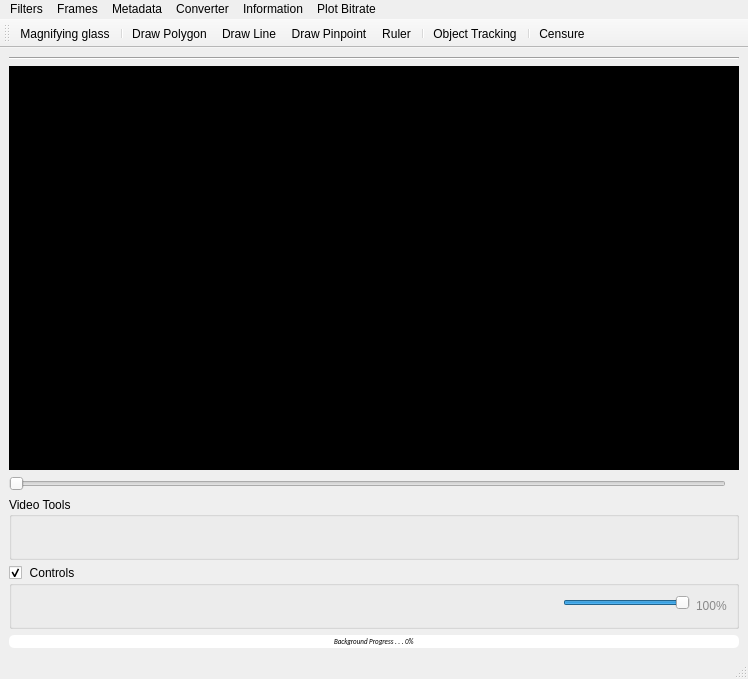
 <widget class="QMainWindow" name="PlayerWindow">
  <property name="geometry">
   <rect>
    <x>0</x>
    <y>0</y>
    <width>748</width>
    <height>679</height>
   </rect>
  </property>
  <property name="sizePolicy">
   <sizepolicy hsizetype="Expanding" vsizetype="Expanding">
    <horstretch>0</horstretch>
    <verstretch>0</verstretch>
   </sizepolicy>
  </property>
  <property name="contextMenuPolicy">
   <enum>Qt::NoContextMenu</enum>
  </property>
  <property name="acceptDrops">
   <bool>true</bool>
  </property>
  <property name="windowTitle">
   <string>Player</string>
  </property>
  <property name="windowIcon">
   <iconset resource="resources.qrc">
    <normaloff>:/imgFMV/images/icon.png</normaloff>:/imgFMV/images/icon.png</iconset>
  </property>
  <property name="windowOpacity">
   <double>1.000000000000000</double>
  </property>
  <property name="locale">
   <locale language="English" country="UnitedStates"/>
  </property>
  <property name="dockNestingEnabled">
   <bool>true</bool>
  </property>
  <widget class="QWidget" name="centralwidget">
   <layout class="QVBoxLayout" name="verticalLayout">
    <item>
     <widget class="Line" name="line">
      <property name="orientation">
       <enum>Qt::Horizontal</enum>
      </property>
     </widget>
    </item>
    <item>
     <widget class="VideoWidget" name="videoWidget" native="true">
      <property name="sizePolicy">
       <sizepolicy hsizetype="Expanding" vsizetype="Expanding">
        <horstretch>3</horstretch>
        <verstretch>3</verstretch>
       </sizepolicy>
      </property>
      <property name="minimumSize">
       <size>
        <width>0</width>
        <height>350</height>
       </size>
      </property>
      <property name="mouseTracking">
       <bool>true</bool>
      </property>
      <property name="contextMenuPolicy">
       <enum>Qt::CustomContextMenu</enum>
      </property>
      <property name="toolTip">
       <string/>
      </property>
      <property name="styleSheet">
       <string notr="true">QWidget {
 background-color:black;
 } </string>
      </property>
     </widget>
    </item>
    <item>
     <layout class="QHBoxLayout" name="horizontalLayout_2">
      <item>
       <widget class="QSlider" name="sliderDuration">
        <property name="sizePolicy">
         <sizepolicy hsizetype="Expanding" vsizetype="Fixed">
          <horstretch>0</horstretch>
          <verstretch>0</verstretch>
         </sizepolicy>
        </property>
        <property name="minimum">
         <number>0</number>
        </property>
        <property name="maximum">
         <number>100</number>
        </property>
        <property name="orientation">
         <enum>Qt::Horizontal</enum>
        </property>
       </widget>
      </item>
      <item>
       <widget class="QLabel" name="labelDuration">
        <property name="text">
         <string/>
        </property>
       </widget>
      </item>
     </layout>
    </item>
    <item>
     <widget class="QGroupBox" name="groupBox">
      <property name="title">
       <string>Video Tools</string>
      </property>
      <layout class="QHBoxLayout" name="horizontalLayout_3">
       <item>
        <widget class="QPushButton" name="btn_Color">
         <property name="enabled">
          <bool>false</bool>
         </property>
         <property name="sizePolicy">
          <sizepolicy hsizetype="Preferred" vsizetype="Fixed">
           <horstretch>0</horstretch>
           <verstretch>0</verstretch>
          </sizepolicy>
         </property>
         <property name="cursor">
          <cursorShape>PointingHandCursor</cursorShape>
         </property>
         <property name="toolTip">
          <string>&lt;html&gt;&lt;head/&gt;&lt;body&gt;&lt;p&gt;Color dialog&lt;/p&gt;&lt;/body&gt;&lt;/html&gt;</string>
         </property>
         <property name="text">
          <string/>
         </property>
         <property name="icon">
          <iconset resource="resources.qrc">
           <normaloff>:/imgFMV/images/color_picker.png</normaloff>:/imgFMV/images/color_picker.png</iconset>
         </property>
         <property name="shortcut">
          <string>Ctrl+C</string>
         </property>
         <property name="flat">
          <bool>true</bool>
         </property>
        </widget>
       </item>
       <item>
        <widget class="QPushButton" name="btn_Rec">
         <property name="cursor">
          <cursorShape>PointingHandCursor</cursorShape>
         </property>
         <property name="toolTip">
          <string>&lt;html&gt;&lt;head/&gt;&lt;body&gt;&lt;p&gt;Record&lt;/p&gt;&lt;/body&gt;&lt;/html&gt;</string>
         </property>
         <property name="text">
          <string/>
         </property>
         <property name="icon">
          <iconset resource="resources.qrc">
           <normaloff>:/imgFMV/images/record.png</normaloff>
           <normalon>:/imgFMV/images/rec_on.png</normalon>:/imgFMV/images/record.png</iconset>
         </property>
         <property name="shortcut">
          <string>Ctrl+Shift+R</string>
         </property>
         <property name="checkable">
          <bool>true</bool>
         </property>
         <property name="flat">
          <bool>true</bool>
         </property>
        </widget>
       </item>
       <item>
        <widget class="QPushButton" name="btn_GeoReferencing">
         <property name="cursor">
          <cursorShape>PointingHandCursor</cursorShape>
         </property>
         <property name="toolTip">
          <string>&lt;html&gt;&lt;head/&gt;&lt;body&gt;&lt;p&gt;Create Mosaic&lt;/p&gt;&lt;/body&gt;&lt;/html&gt;</string>
         </property>
         <property name="text">
          <string/>
         </property>
         <property name="icon">
          <iconset resource="resources.qrc">
           <normaloff>:/imgFMV/images/mosaic.png</normaloff>:/imgFMV/images/mosaic.png</iconset>
         </property>
         <property name="shortcut">
          <string>Ctrl+Shift+M</string>
         </property>
         <property name="checkable">
          <bool>true</bool>
         </property>
         <property name="flat">
          <bool>true</bool>
         </property>
        </widget>
       </item>
       <item>
        <spacer name="horizontalSpacer_2">
         <property name="orientation">
          <enum>Qt::Horizontal</enum>
         </property>
         <property name="sizeHint" stdset="0">
          <size>
           <width>40</width>
           <height>20</height>
          </size>
         </property>
        </spacer>
       </item>
       <item>
        <widget class="QLabel" name="lb_cursor_coord">
         <property name="text">
          <string/>
         </property>
         <property name="alignment">
          <set>Qt::AlignCenter</set>
         </property>
        </widget>
       </item>
       <item>
        <spacer name="horizontalSpacer_3">
         <property name="orientation">
          <enum>Qt::Horizontal</enum>
         </property>
         <property name="sizeHint" stdset="0">
          <size>
           <width>40</width>
           <height>20</height>
          </size>
         </property>
        </spacer>
       </item>
       <item>
        <widget class="QPushButton" name="btn_CaptureFrame">
         <property name="cursor">
          <cursorShape>PointingHandCursor</cursorShape>
         </property>
         <property name="toolTip">
          <string>&lt;html&gt;&lt;head/&gt;&lt;body&gt;&lt;p&gt;Capture current frame&lt;/p&gt;&lt;/body&gt;&lt;/html&gt;</string>
         </property>
         <property name="text">
          <string/>
         </property>
         <property name="icon">
          <iconset resource="resources.qrc">
           <normaloff>:/imgFMV/images/screenshot.png</normaloff>:/imgFMV/images/screenshot.png</iconset>
         </property>
         <property name="shortcut">
          <string>Ctrl+Shift+Q</string>
         </property>
         <property name="flat">
          <bool>true</bool>
         </property>
        </widget>
       </item>
      </layout>
     </widget>
    </item>
    <item>
     <widget class="QGroupBox" name="gb_PlayerControls">
      <property name="sizePolicy">
       <sizepolicy hsizetype="Preferred" vsizetype="Fixed">
        <horstretch>0</horstretch>
        <verstretch>0</verstretch>
       </sizepolicy>
      </property>
      <property name="maximumSize">
       <size>
        <width>16777215</width>
        <height>16777215</height>
       </size>
      </property>
      <property name="styleSheet">
       <string notr="true">QGroupBox::indicator {
                 width: 13px;
                 height: 13px;
            }  
           QGroupBox::indicator:unchecked {
                 image: url(:/imgFMV/images/up.png);
            }
           QGroupBox::indicator:checked {
               image: url(:/imgFMV/images/down.png);
                }</string>
      </property>
      <property name="title">
       <string>Controls</string>
      </property>
      <property name="flat">
       <bool>true</bool>
      </property>
      <property name="checkable">
       <bool>true</bool>
      </property>
      <layout class="QHBoxLayout" name="horizontalLayout">
       <item>
        <widget class="QPushButton" name="btn_previous">
         <property name="cursor">
          <cursorShape>PointingHandCursor</cursorShape>
         </property>
         <property name="toolTip">
          <string>&lt;html&gt;&lt;head/&gt;&lt;body&gt;&lt;p&gt;Start Of Media&lt;/p&gt;&lt;/body&gt;&lt;/html&gt;</string>
         </property>
         <property name="text">
          <string/>
         </property>
         <property name="icon">
          <iconset resource="resources.qrc">
           <normaloff>:/imgFMV/images/skip-previous.png</normaloff>:/imgFMV/images/skip-previous.png</iconset>
         </property>
         <property name="flat">
          <bool>true</bool>
         </property>
        </widget>
       </item>
       <item>
        <widget class="QPushButton" name="btn_rewind">
         <property name="cursor">
          <cursorShape>PointingHandCursor</cursorShape>
         </property>
         <property name="toolTip">
          <string>&lt;html&gt;&lt;head/&gt;&lt;body&gt;&lt;p&gt;Rewind&lt;/p&gt;&lt;/body&gt;&lt;/html&gt;</string>
         </property>
         <property name="text">
          <string/>
         </property>
         <property name="icon">
          <iconset resource="resources.qrc">
           <normaloff>:/imgFMV/images/fast-rewind.png</normaloff>:/imgFMV/images/fast-rewind.png</iconset>
         </property>
         <property name="checkable">
          <bool>false</bool>
         </property>
         <property name="flat">
          <bool>true</bool>
         </property>
        </widget>
       </item>
       <item>
        <widget class="QPushButton" name="btn_stop">
         <property name="cursor">
          <cursorShape>PointingHandCursor</cursorShape>
         </property>
         <property name="toolTip">
          <string>&lt;html&gt;&lt;head/&gt;&lt;body&gt;&lt;p&gt;Stop&lt;/p&gt;&lt;/body&gt;&lt;/html&gt;</string>
         </property>
         <property name="text">
          <string/>
         </property>
         <property name="icon">
          <iconset resource="resources.qrc">
           <normaloff>:/imgFMV/images/stop.png</normaloff>:/imgFMV/images/stop.png</iconset>
         </property>
         <property name="flat">
          <bool>true</bool>
         </property>
        </widget>
       </item>
       <item>
        <widget class="QPushButton" name="btn_play">
         <property name="cursor">
          <cursorShape>PointingHandCursor</cursorShape>
         </property>
         <property name="toolTip">
          <string>&lt;html&gt;&lt;head/&gt;&lt;body&gt;&lt;p&gt;Play/Pause&lt;/p&gt;&lt;/body&gt;&lt;/html&gt;</string>
         </property>
         <property name="text">
          <string/>
         </property>
         <property name="icon">
          <iconset resource="resources.qrc">
           <normaloff>:/imgFMV/images/play-arrow.png</normaloff>:/imgFMV/images/play-arrow.png</iconset>
         </property>
         <property name="flat">
          <bool>true</bool>
         </property>
        </widget>
       </item>
       <item>
        <widget class="QPushButton" name="btn_forward">
         <property name="cursor">
          <cursorShape>PointingHandCursor</cursorShape>
         </property>
         <property name="toolTip">
          <string>&lt;html&gt;&lt;head/&gt;&lt;body&gt;&lt;p&gt;Forward&lt;/p&gt;&lt;/body&gt;&lt;/html&gt;</string>
         </property>
         <property name="text">
          <string/>
         </property>
         <property name="icon">
          <iconset resource="resources.qrc">
           <normaloff>:/imgFMV/images/fast-forward.png</normaloff>:/imgFMV/images/fast-forward.png</iconset>
         </property>
         <property name="checkable">
          <bool>false</bool>
         </property>
         <property name="autoDefault">
          <bool>true</bool>
         </property>
         <property name="flat">
          <bool>true</bool>
         </property>
        </widget>
       </item>
       <item>
        <widget class="QPushButton" name="btn_next">
         <property name="cursor">
          <cursorShape>PointingHandCursor</cursorShape>
         </property>
         <property name="toolTip">
          <string>&lt;html&gt;&lt;head/&gt;&lt;body&gt;&lt;p&gt;End Of Media&lt;/p&gt;&lt;/body&gt;&lt;/html&gt;</string>
         </property>
         <property name="text">
          <string/>
         </property>
         <property name="icon">
          <iconset resource="resources.qrc">
           <normaloff>:/imgFMV/images/skip-next.png</normaloff>:/imgFMV/images/skip-next.png</iconset>
         </property>
         <property name="flat">
          <bool>true</bool>
         </property>
        </widget>
       </item>
       <item>
        <widget class="QPushButton" name="btn_repeat">
         <property name="cursor">
          <cursorShape>PointingHandCursor</cursorShape>
         </property>
         <property name="toolTip">
          <string>&lt;html&gt;&lt;head/&gt;&lt;body&gt;&lt;p&gt;Repeat&lt;/p&gt;&lt;/body&gt;&lt;/html&gt;</string>
         </property>
         <property name="text">
          <string/>
         </property>
         <property name="icon">
          <iconset resource="resources.qrc">
           <normaloff>:/imgFMV/images/repeat.png</normaloff>:/imgFMV/images/repeat.png</iconset>
         </property>
         <property name="checkable">
          <bool>true</bool>
         </property>
         <property name="flat">
          <bool>true</bool>
         </property>
        </widget>
       </item>
       <item>
        <spacer name="horizontalSpacer">
         <property name="orientation">
          <enum>Qt::Horizontal</enum>
         </property>
         <property name="sizeHint" stdset="0">
          <size>
           <width>40</width>
           <height>20</height>
          </size>
         </property>
        </spacer>
       </item>
       <item>
        <layout class="QFormLayout" name="formLayout">
         <property name="fieldGrowthPolicy">
          <enum>QFormLayout::AllNonFixedFieldsGrow</enum>
         </property>
         <item row="0" column="0">
          <widget class="QPushButton" name="btn_volume">
           <property name="cursor">
            <cursorShape>PointingHandCursor</cursorShape>
           </property>
           <property name="contextMenuPolicy">
            <enum>Qt::NoContextMenu</enum>
           </property>
           <property name="toolTip">
            <string>&lt;html&gt;&lt;head/&gt;&lt;body&gt;&lt;p&gt;Mute/Unmute&lt;/p&gt;&lt;/body&gt;&lt;/html&gt;</string>
           </property>
           <property name="statusTip">
            <string/>
           </property>
           <property name="whatsThis">
            <string/>
           </property>
           <property name="text">
            <string/>
           </property>
           <property name="icon">
            <iconset resource="resources.qrc">
             <normaloff>:/imgFMV/images/volume_up.png</normaloff>:/imgFMV/images/volume_up.png</iconset>
           </property>
           <property name="shortcut">
            <string>Ctrl+Shift+U</string>
           </property>
           <property name="flat">
            <bool>true</bool>
           </property>
          </widget>
         </item>
         <item row="0" column="1">
          <widget class="QSlider" name="volumeSlider">
           <property name="toolTip">
            <string>&lt;html&gt;&lt;head/&gt;&lt;body&gt;&lt;p&gt;Volume&lt;/p&gt;&lt;/body&gt;&lt;/html&gt;</string>
           </property>
           <property name="maximum">
            <number>100</number>
           </property>
           <property name="value">
            <number>100</number>
           </property>
           <property name="orientation">
            <enum>Qt::Horizontal</enum>
           </property>
          </widget>
         </item>
        </layout>
       </item>
       <item>
        <widget class="QLabel" name="v_label">
         <property name="styleSheet">
          <string notr="true">color: #898989</string>
         </property>
         <property name="text">
          <string>100%</string>
         </property>
        </widget>
       </item>
      </layout>
     </widget>
    </item>
    <item>
     <layout class="QHBoxLayout" name="horizontalLayout_4">
      <property name="spacing">
       <number>0</number>
      </property>
      <item>
       <widget class="QProgressBar" name="progressBarProcessor">
        <property name="sizePolicy">
         <sizepolicy hsizetype="Expanding" vsizetype="Fixed">
          <horstretch>0</horstretch>
          <verstretch>0</verstretch>
         </sizepolicy>
        </property>
        <property name="minimumSize">
         <size>
          <width>0</width>
          <height>13</height>
         </size>
        </property>
        <property name="maximumSize">
         <size>
          <width>16777215</width>
          <height>13</height>
         </size>
        </property>
        <property name="font">
         <font>
          <family>Calibri</family>
          <pointsize>5</pointsize>
          <weight>50</weight>
          <italic>true</italic>
          <bold>false</bold>
          <stylestrategy>PreferAntialias</stylestrategy>
         </font>
        </property>
        <property name="styleSheet">
         <string notr="true">QProgressBar
{
    border: 0px solid grey;
    border-radius: 5px;
    text-align: center;
}
QProgressBar::chunk
{
    background-color: #2196f3;
    width: 2px;
    margin: 0.2px;
}</string>
        </property>
        <property name="value">
         <number>0</number>
        </property>
        <property name="invertedAppearance">
         <bool>false</bool>
        </property>
        <property name="format">
         <string>Background Progress . . . %p%</string>
        </property>
       </widget>
      </item>
     </layout>
    </item>
   </layout>
  </widget>
  <widget class="QMenuBar" name="menubarwidget">
   <property name="geometry">
    <rect>
     <x>0</x>
     <y>0</y>
     <width>748</width>
     <height>21</height>
    </rect>
   </property>
   <property name="contextMenuPolicy">
    <enum>Qt::CustomContextMenu</enum>
   </property>
   <property name="styleSheet">
    <string notr="true">QMenuBar {
    background-color: transparent;
}</string>
   </property>
   <widget class="QMenu" name="menuFile">
    <property name="title">
     <string>Filters</string>
    </property>
    <addaction name="actionGray"/>
    <addaction name="actionInvert_Color"/>
    <addaction name="actionMono_Filter"/>
    <addaction name="actionCanny_edge_detection"/>
    <addaction name="actionAuto_Contrast_Filter"/>
    <addaction name="actionMirroredH"/>
   </widget>
   <widget class="QMenu" name="menuFrames">
    <property name="title">
     <string>Frames</string>
    </property>
    <addaction name="actionCapture_Current_Frame"/>
    <addaction name="actionExtract_All_Frames"/>
   </widget>
   <widget class="QMenu" name="menuMetadata">
    <property name="title">
     <string>Metadata</string>
    </property>
    <addaction name="actionShow_Metadata"/>
   </widget>
   <widget class="QMenu" name="menuConverter">
    <property name="title">
     <string>Converter</string>
    </property>
    <addaction name="actionConverter_Video"/>
   </widget>
   <widget class="QMenu" name="menuInfo">
    <property name="title">
     <string>Information</string>
    </property>
    <addaction name="actionShow_Video_Info"/>
    <addaction name="separator"/>
    <addaction name="actionSave_Video_Info"/>
   </widget>
   <widget class="QMenu" name="menuPlot_Bitrate">
    <property name="title">
     <string>Plot Bitrate</string>
    </property>
    <addaction name="actionAudio"/>
    <addaction name="actionVideo"/>
    <addaction name="separator"/>
    <addaction name="actionSave_Audio"/>
    <addaction name="actionSave_Video"/>
   </widget>
   <addaction name="menuFile"/>
   <addaction name="menuFrames"/>
   <addaction name="menuMetadata"/>
   <addaction name="menuConverter"/>
   <addaction name="menuInfo"/>
   <addaction name="menuPlot_Bitrate"/>
  </widget>
  <widget class="QStatusBar" name="statusbar"/>
  <widget class="QToolBar" name="DrawToolBar">
   <property name="windowTitle">
    <string>Utils ToolBar</string>
   </property>
   <property name="toolTip">
    <string>Utils ToolBar</string>
   </property>
   <attribute name="toolBarArea">
    <enum>TopToolBarArea</enum>
   </attribute>
   <attribute name="toolBarBreak">
    <bool>false</bool>
   </attribute>
   <addaction name="actionMagnifying_glass"/>
   <addaction name="separator"/>
   <addaction name="actionDraw_Polygon"/>
   <addaction name="actionDraw_Line"/>
   <addaction name="actionDraw_Pinpoint"/>
   <addaction name="actionRuler"/>
   <addaction name="separator"/>
   <addaction name="actionObject_Tracking"/>
   <addaction name="separator"/>
   <addaction name="actionCensure"/>
  </widget>
  <action name="actionGray">
   <property name="checkable">
    <bool>true</bool>
   </property>
   <property name="icon">
    <iconset resource="resources.qrc">
     <normaloff>:/imgFMV/images/grayscale.png</normaloff>:/imgFMV/images/grayscale.png</iconset>
   </property>
   <property name="text">
    <string>Gray Scale</string>
   </property>
  </action>
  <action name="actionEdge_Detection">
   <property name="checkable">
    <bool>true</bool>
   </property>
   <property name="text">
    <string>Edge Detection</string>
   </property>
  </action>
  <action name="actionCapture_Current_Frame">
   <property name="text">
    <string>Capture Current Frame</string>
   </property>
   <property name="shortcut">
    <string>Ctrl+Shift+Q</string>
   </property>
  </action>
  <action name="actionExtract_All_Frames">
   <property name="text">
    <string>Extract All Frames</string>
   </property>
   <property name="shortcut">
    <string>Ctrl+Shift+A</string>
   </property>
  </action>
  <action name="actionShow_Metadata">
   <property name="icon">
    <iconset resource="resources.qrc">
     <normaloff>:/imgFMV/images/show-metadata.png</normaloff>:/imgFMV/images/show-metadata.png</iconset>
   </property>
   <property name="text">
    <string>Show Metadata</string>
   </property>
   <property name="shortcut">
    <string>Ctrl+Shift+M</string>
   </property>
  </action>
  <action name="actionConverter_Video">
   <property name="icon">
    <iconset resource="resources.qrc">
     <normaloff>:/imgFMV/images/video-converter.png</normaloff>:/imgFMV/images/video-converter.png</iconset>
   </property>
   <property name="text">
    <string>Converter Video</string>
   </property>
  </action>
  <action name="actionSave_Video_Info">
   <property name="icon">
    <iconset resource="resources.qrc">
     <normaloff>:/imgFMV/images/save-video-info.png</normaloff>:/imgFMV/images/save-video-info.png</iconset>
   </property>
   <property name="text">
    <string>Save Video Info to Json</string>
   </property>
  </action>
  <action name="actionAudio">
   <property name="icon">
    <iconset resource="resources.qrc">
     <normaloff>:/imgFMV/images/show-bitrate.png</normaloff>:/imgFMV/images/show-bitrate.png</iconset>
   </property>
   <property name="text">
    <string>Show Audio</string>
   </property>
  </action>
  <action name="actionVideo">
   <property name="icon">
    <iconset resource="resources.qrc">
     <normaloff>:/imgFMV/images/show-bitrate.png</normaloff>:/imgFMV/images/show-bitrate.png</iconset>
   </property>
   <property name="text">
    <string>Show Video</string>
   </property>
  </action>
  <action name="actionAudio_Video">
   <property name="text">
    <string>Show All</string>
   </property>
  </action>
  <action name="actionSave_Audio">
   <property name="text">
    <string>Save Audio</string>
   </property>
  </action>
  <action name="actionSave_Video">
   <property name="text">
    <string>Save Video</string>
   </property>
  </action>
  <action name="actionSave_All">
   <property name="text">
    <string>Save All</string>
   </property>
  </action>
  <action name="actionShow_Video_Info">
   <property name="icon">
    <iconset resource="resources.qrc">
     <normaloff>:/imgFMV/images/video-info.png</normaloff>:/imgFMV/images/video-info.png</iconset>
   </property>
   <property name="text">
    <string>Show Video Info</string>
   </property>
  </action>
  <action name="actionInvert_Color">
   <property name="checkable">
    <bool>true</bool>
   </property>
   <property name="icon">
    <iconset resource="resources.qrc">
     <normaloff>:/imgFMV/images/invert-colors.png</normaloff>:/imgFMV/images/invert-colors.png</iconset>
   </property>
   <property name="text">
    <string>Invert Color</string>
   </property>
  </action>
  <action name="actionMono_Filter">
   <property name="checkable">
    <bool>true</bool>
   </property>
   <property name="text">
    <string>Mono Filter</string>
   </property>
  </action>
  <action name="actionCanny_edge_detection">
   <property name="checkable">
    <bool>true</bool>
   </property>
   <property name="text">
    <string>Canny edge detection</string>
   </property>
  </action>
  <action name="actionZoom_Rectangle">
   <property name="checkable">
    <bool>true</bool>
   </property>
   <property name="enabled">
    <bool>true</bool>
   </property>
   <property name="text">
    <string>Zoom Rectangle</string>
   </property>
  </action>
  <action name="actionMagnifying_glass">
   <property name="checkable">
    <bool>true</bool>
   </property>
   <property name="icon">
    <iconset resource="resources.qrc">
     <normaloff>:/imgFMV/images/magnifier-glass.png</normaloff>:/imgFMV/images/magnifier-glass.png</iconset>
   </property>
   <property name="text">
    <string>Magnifying glass</string>
   </property>
  </action>
  <action name="actionAuto_Contrast_Filter">
   <property name="checkable">
    <bool>true</bool>
   </property>
   <property name="icon">
    <iconset resource="resources.qrc">
     <normaloff>:/imgFMV/images/automatic-contrast.png</normaloff>:/imgFMV/images/automatic-contrast.png</iconset>
   </property>
   <property name="text">
    <string>Auto Contrast Filter</string>
   </property>
  </action>
  <action name="actionCreate_Mosaic">
   <property name="icon">
    <iconset resource="resources.qrc">
     <normaloff>:/imgFMV/images/mosaic.png</normaloff>:/imgFMV/images/mosaic.png</iconset>
   </property>
   <property name="text">
    <string>Create Mosaic</string>
   </property>
  </action>
  <action name="actionDraw_Pinpoint">
   <property name="checkable">
    <bool>true</bool>
   </property>
   <property name="icon">
    <iconset resource="resources.qrc">
     <normaloff>:/imgFMV/images/draw-point.png</normaloff>:/imgFMV/images/draw-point.png</iconset>
   </property>
   <property name="text">
    <string>Draw Pinpoint</string>
   </property>
  </action>
  <action name="actionDraw_Line">
   <property name="checkable">
    <bool>true</bool>
   </property>
   <property name="icon">
    <iconset resource="resources.qrc">
     <normaloff>:/imgFMV/images/draw-polyline.png</normaloff>:/imgFMV/images/draw-polyline.png</iconset>
   </property>
   <property name="text">
    <string>Draw Line</string>
   </property>
  </action>
  <action name="actionDraw_Polygon">
   <property name="checkable">
    <bool>true</bool>
   </property>
   <property name="icon">
    <iconset resource="resources.qrc">
     <normaloff>:/imgFMV/images/draw-polygon.png</normaloff>:/imgFMV/images/draw-polygon.png</iconset>
   </property>
   <property name="text">
    <string>Draw Polygon</string>
   </property>
   <property name="iconText">
    <string>Draw Polygon</string>
   </property>
   <property name="toolTip">
    <string>Draw Polygon</string>
   </property>
  </action>
  <action name="actionObject_Tracking">
   <property name="checkable">
    <bool>true</bool>
   </property>
   <property name="icon">
    <iconset resource="resources.qrc">
     <normaloff>:/imgFMV/images/object-tracking.png</normaloff>:/imgFMV/images/object-tracking.png</iconset>
   </property>
   <property name="text">
    <string>Object Tracking</string>
   </property>
  </action>
  <action name="actionRuler">
   <property name="checkable">
    <bool>true</bool>
   </property>
   <property name="icon">
    <iconset resource="resources.qrc">
     <normaloff>:/imgFMV/images/ruler.png</normaloff>:/imgFMV/images/ruler.png</iconset>
   </property>
   <property name="text">
    <string>Ruler</string>
   </property>
  </action>
  <action name="actionMirroredH">
   <property name="checkable">
    <bool>true</bool>
   </property>
   <property name="icon">
    <iconset resource="resources.qrc">
     <normaloff>:/imgFMV/images/mirrored.png</normaloff>:/imgFMV/images/mirrored.png</iconset>
   </property>
   <property name="text">
    <string>Horizontal Mirrored</string>
   </property>
  </action>
  <action name="actionCensure">
   <property name="checkable">
    <bool>true</bool>
   </property>
   <property name="icon">
    <iconset resource="resources.qrc">
     <normaloff>:/imgFMV/images/censure-pencil.png</normaloff>:/imgFMV/images/censure-pencil.png</iconset>
   </property>
   <property name="text">
    <string>Censure</string>
   </property>
   <property name="toolTip">
    <string>Censure</string>
   </property>
  </action>
 </widget>
